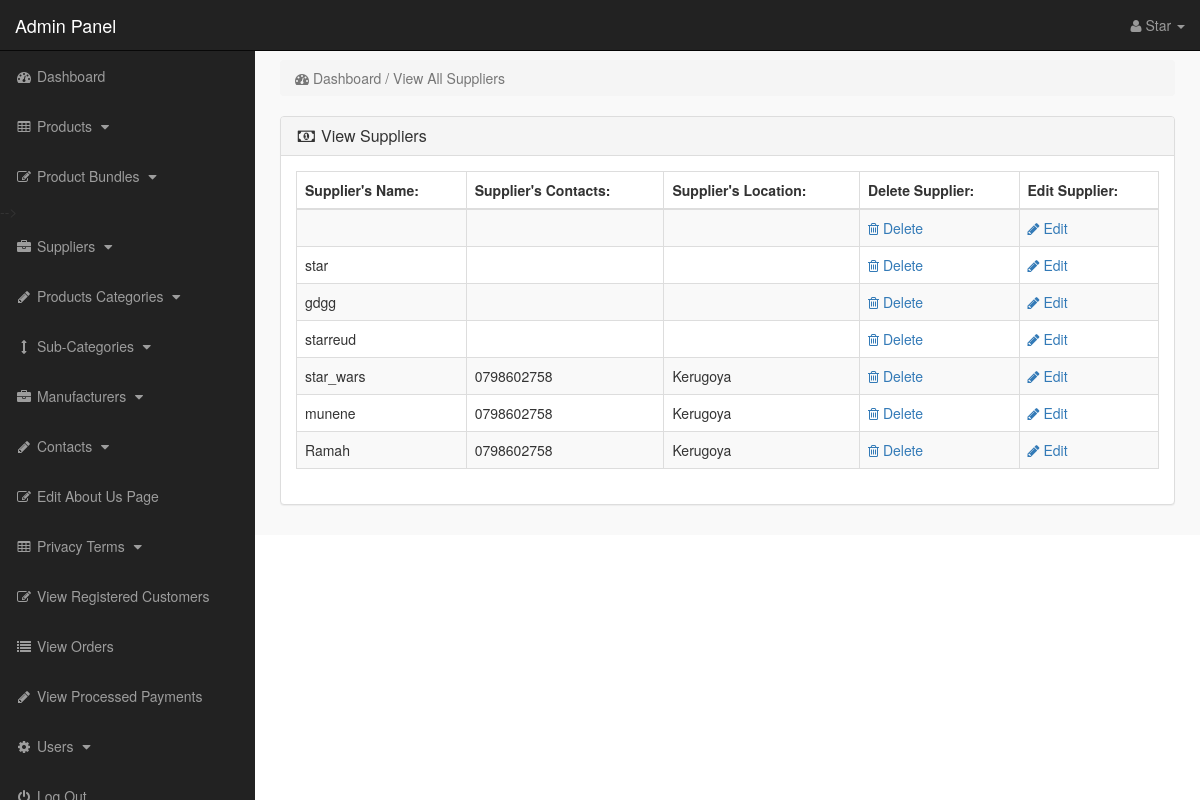
The page /admin_area/index.php?view_manufacturers (signed in) on the database its author committed.
### tables this page shows
CREATE TABLE `suppliers` (
  `supplier_id` int(255) NOT NULL,
  `supplier_name` varchar(255) NOT NULL,
  `supplier_city` varchar(20) NOT NULL,
  `supplier_phone` varchar(11) NOT NULL
);

### admin_area/view_manufacturers.php (the view, shortened to what this page needs)
<?php
if(!isset($_SESSION['admin_email'])){
echo "<script>window.open('login.php','_self')</script>";
}
else {
?>
<div class="row">
<div class="col-lg-12">
<ol class="breadcrumb">
<li class="active">
<i class="fa fa-dashboard"></i> Dashboard / View All Suppliers
</li>
</ol>
</div>
</div>
<div class="row">
<div class="col-lg-12">
<div class="panel panel-default">
<div class="panel-heading">
<h3 class="panel-title">
<i class="fa fa-money fa-fw"></i> View Suppliers
</h3>
</div>
<div class="panel-body">
<div class="table-responsive">
<table class="table table-bordered table-hover table-striped">
<thead>
<tr>
<th>Supplier's Name:</th>
<th>Supplier's Contacts:</th>
<th>Supplier's Location:</th>
<th>Delete Supplier:</th>
<th>Edit Supplier:</th>
</tr>
</thead>
<tbody>
<?php
$get_manufacturers = "select * from suppliers";
$run_manufacturers = mysqli_query($con,$get_manufacturers);
while($row_manufacturers = mysqli_fetch_array($run_manufacturers)){
$manufacturer_id = $row_manufacturers['supplier_id'];
$manufacturer_title = $row_manufacturers['supplier_name'];
$supplier_tel=$row_manufacturers['supplier_phone'];
$supplier_loc=$row_manufacturers['supplier_city'];
?>
<tr>
<td><?php echo $manufacturer_title;?></td>
<td><?php echo $supplier_tel ?></td>
<td><?php echo $supplier_loc ?></td>
<td>
<a href="index.php?delete_manufacturer=<?php echo $manufacturer_id; ?>">
<i class="fa fa-trash-o"></i> Delete
</a>
</td>
<td>
<a href="index.php?edit_manufacturer=<?php echo $manufacturer_id; ?>">
<i class="fa fa-pencil"></i> Edit
</a>
</td>
</tr>
<?php } ?>
</tbody>
</table>
</div>
</div>
</div>
</div>
</div>
<?php } ?>

### admin_area/includes/sidebar.php (shortened to what this page needs)
<?php
if(!isset($_SESSION['admin_email'])){
echo "<script>window.open('login.php','_self')</script>";
}
else {
?>
<nav class="navbar navbar-inverse navbar-fixed-top" >
<div class="navbar-header" >
<a class="navbar-brand" href="index.php?dashboard" >Admin Panel</a>
</div>
<ul class="nav navbar-right top-nav" >
<li class="dropdown" >
<a href="#" class="dropdown-toggle" data-toggle="dropdown" >
<i class="fa fa-user" ></i>
<?php echo $admin_name; ?> <b class="caret" ></b>
</a>
</li>
</ul>
<div class="collapse navbar-collapse navbar-ex1-collapse">
<ul class="nav navbar-nav side-nav">
<li>
<a href="index.php?dashboard">
<i class="fa fa-fw fa-dashboard"></i> Dashboard
</a>
</li>
<li>
<a href="#" data-toggle="collapse" data-target="#products">
<i class="fa fa-fw fa-table"></i> Products
<i class="fa fa-fw fa-caret-down"></i>
</a>
</li>
<li>
<a href="#" data-toggle="collapse" data-target="#bundles">
<i class="fa fa-fw fa-edit"></i> Product Bundles
<i class="fa fa-fw fa-caret-down"></i>
</a>
<li>
<a href="#" data-toggle="collapse" data-target="#manufacturers">
<i class="fa fa-fw fa-briefcase"></i> Suppliers
<i class="fa fa-fw fa-caret-down"></i>
</a>
</li>
<li>
<a href="#" data-toggle="collapse" data-target="#p_cat">
<i class="fa fa-fw fa-pencil"></i> Products Categories
<i class="fa fa-fw fa-caret-down"></i>
</a>
</li>
<li>
<a href="#" data-toggle="collapse" data-target="#cat">
<i class="fa fa-fw fa-arrows-v"></i> Sub-Categories
<i class="fa fa-fw fa-caret-down"></i>
</a>
</li>
<li>
<a href="#" data-toggle="collapse" data-target="#store">
<i class="fa fa-fw fa-briefcase"></i> Manufacturers
<i class="fa fa-fw fa-caret-down"></i>
</a>
</li>
<li>
<a href="#" data-toggle="collapse" data-target="#contact_us">
<i class="fa fa-fw fa-pencil"> </i> Contacts
<i class="fa fa-fw fa-caret-down"></i>
</a>
</li>
<li>
<a href="index.php?edit_about_us">
<i class="fa fa-fw fa-edit"></i> Edit About Us Page
</a>
</li>
<li>
<a href="#" data-toggle="collapse" data-target="#terms" >
<i class="fa fa-fw fa-table"></i> Privacy Terms
<i class="fa fa-fw fa-caret-down"></i>
</a>
</li>
<li>
<a href="index.php?view_customers">
<i class="fa fa-fw fa-edit"></i> View Registered Customers
</a>
</li>
<li>
<a href="index.php?view_orders">
<i class="fa fa-fw fa-list"></i> View Orders
</a>
</li>
<li>
<a href="index.php?view_payments">
<i class="fa fa-fw fa-pencil"></i> View  Processed Payments
</a>
</li>
<li>
<a href="#" data-toggle="collapse" data-target="#users">
<i class="fa fa-fw fa-gear"></i> Users
<i class="fa fa-fw fa-caret-down"></i>
</a>
</li>
<li>
<a href="logout.php">
<i class="fa fa-fw fa-power-off"></i> Log Out
</a>
</li>
</ul>
</div>
</nav>
<?php } ?>

### admin_area/css/style.css (style rules this page uses)
body { margin-top:100px; }
@media (min-width: 768px) { body { margin-top:50px; } }
.top-nav { padding:0 15px; }
.top-nav>li { display:inline-block; float:left; }
.top-nav>li>a { padding-top:15px; padding-bottom:15px; line-height:20px; color:#999; }
@media (min-width: 768px) { .side-nav { position:fixed; top:51px; width:255px; border-radius:0; overflow-y:auto; background-color: #222; bottom:0; overflow-x:hidden; padding-bottom:40px; } }
@media (min-width: 768px) { .side-nav>li>a { width:255px; } }
.panel-body { border-radius:5px; }

### rows shown on the page
suppliers: supplier_name "star"
suppliers: supplier_name "gdgg"
suppliers: supplier_name "starreud"
suppliers: supplier_name "star_wars", supplier_phone "0798602758", supplier_city "Kerugoya"
suppliers: supplier_name "munene", supplier_phone "0798602758", supplier_city "Kerugoya"
suppliers: supplier_name "Ramah", supplier_phone "0798602758", supplier_city "Kerugoya"

### other values the page prints
$admin_name "Star"
